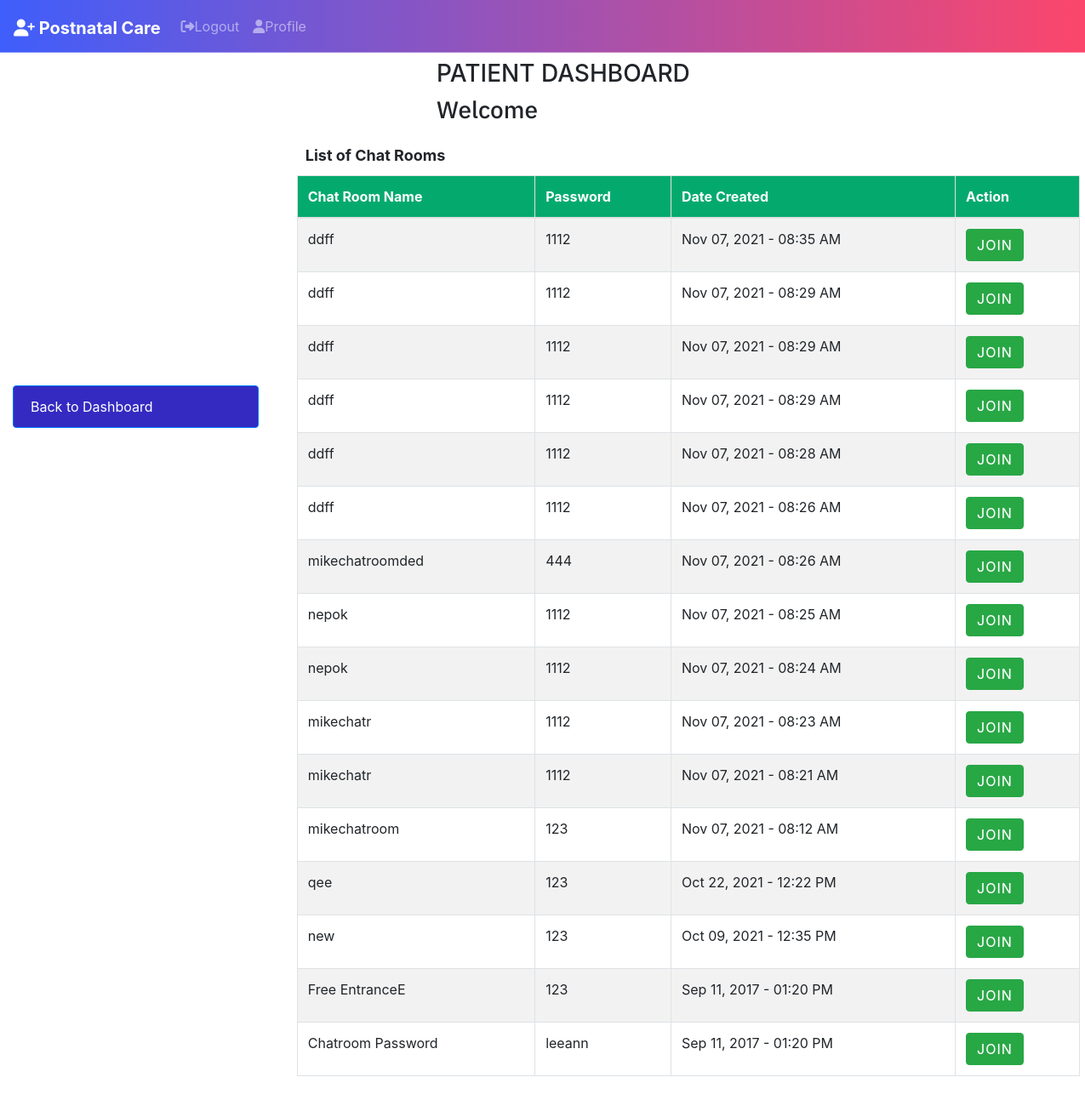
The app's page /chat.php with its own data.
### tables this page shows
CREATE TABLE `chatroomName_tbl` (
  `chatroomid` int(11) NOT NULL,
  `chat_name` varchar(60) NOT NULL,
  `date_created` datetime NOT NULL,
  `chat_password` varchar(30) NOT NULL,
  `userid` int(11) NOT NULL
);

### chat.php (the view, shortened to what this page needs)
<!DOCTYPE html>
<?php
  $username = $_SESSION['username'];
?>
<html lang="en">
  <head>
    <link rel="stylesheet" href="css/tabledesign.css">
    <link rel="stylesheet" href="css/buttona.css">
    <link rel="stylesheet" type="text/css" href="font-awesome-4.7.0/css/font-awesome.min.css">
    <link rel="stylesheet" href="style.css">
    <link rel="stylesheet" href="vendor/fontawesome/css/font-awesome.min.css">
    <link rel="stylesheet" href="css/tabledesign.css">
    <link rel="stylesheet" href="css/buttona.css">
    <link rel="stylesheet" href="css/button.css">
    <link rel="stylesheet" href="https://maxcdn.bootstrapcdn.com/bootstrap/4.0.0-beta/css/bootstrap.min.css">
    <link rel="stylesheet" href="https://stackpath.bootstrapcdn.com/bootstrap/4.3.1/css/bootstrap.min.css">
      <nav class="navbar navbar-expand-lg navbar-dark bg-primary fixed-top">
  <a class="navbar-brand" href="#"><i class="fa fa-user-plus" aria-hidden="true"></i> Postnatal Care </a>
  <div class="collapse navbar-collapse" id="navbarSupportedContent">
     <ul class="navbar-nav mr-auto">
       <li class="nav-item">
        <a class="nav-link" href="logout.php"><i class="fa fa-sign-out" aria-hidden="true"></i>Logout</a>
      </li>
      <li>
        <a class="nav-link" href="patientProfile.php"><i class="fa fa-user" aria-hidden="true"></i>Profile</a>
      </li>
       <li class="nav-item">
        <a class="nav-link" href="#"></a>
      </li>
    </ul>
  </div>
</nav>
  </head>
  <body style="padding-top:50px;">
   <div class="container-fluid" style="margin-top:50px;">
   <h3 style = "margin-left: 40%; margin-top:-30px;  padding-bottom: 20px;" >PATIENT DASHBOARD</h3>
    <h3 style = "margin-left: 40%; margin-top:-20px;  padding-bottom: 20px; font-family: 'IBM Plex Sans', sans-serif;"> Welcome &nbsp<?php echo $username ?>
   </h3>
    <div class="row">
  <div class="col-md-4" style="max-width:25%; margin-top: 35vh">
    <div class="list-group" id="list-tab" role="tablist">
      <a class="list-group-item list-group-item-action active" href="admin-panel.php" >Back to Dashboard</a>
    </div><br>
  </div>
  <div class="col-md-8" style="margin-top: 3%;">
    <div class="tab-content" id="nav-tabContent" style="width: 950px;">
<div class="col-lg-12" style="margin: top -50px;">
    <div class="panel panel-default" style="height:50px; margin-top:-55px;">
		<span style="font-size:18px; margin-left:10px; position:relative; top:13px;"><strong><span class="glyphicon glyphicon-list"></span> List of Chat Rooms</strong></span>
	</div>
	<table width="100%" class="table table-striped table-bordered table-hover" id="chatRoom">
        <thead>
            <tr>
                <th style="background-color: #04AA6D; color:#fff;" >Chat Room Name</th>
                <th style="background-color: #04AA6D; color:#fff;" >Password</th>
				<th style="background-color: #04AA6D; color:#fff;" >Date Created</th>
				<th style="background-color: #04AA6D; color:#fff;" >Action</th>
			</tr>
		</thead>
		<tbody>
		<?php
        global $con;
        $query = "select * from chatroomName_tbl ORDER BY date_created DESC;";
        $result = mysqli_query($con,$query);
        while ($row = mysqli_fetch_array($result)){
			?>
			<tr>
				<td><span class="glyphicon glyphicon-user"></span><span class="badge"></span> <input type="hidden" id="name<?php echo $row['chatroomid']; ?>" value="<?php echo $row['chat_name']; ?>"><?php echo $row['chat_name']; ?></td>
        <td><input type="hidden" id="pass<?php echo $row['chatroomid']; ?>" value="<?php echo $row['chat_password']; ?>"><?php echo $row['chat_password']; ?></td>
        <td><?php echo date('M d, Y - h:i A', strtotime($row['date_created'])); ?></td>
        <td><a style="color: #fff; background-color: #28a745; border-color: #28a745;" href="chatroom2.php?id=<?php echo $row['chatroomid']; ?>" class="btn btn-info"><span class="glyphicon glyphicon-comment"></span> Join</a>
				</td>
			</tr>
			<?php
			}
		?>
        </tbody>
    </table>
</div>
</div>
    </div>
  </div>
</div>
  </body>
</html>

### css/style.css (style rules this page uses)
body { width: 100%; height: 100%; font-family: 'Open Sans', sans-serif; font-weight: 300; color: #666; background-color: #3931af; font-size: 16px; line-height: 1.6em; }
html { width: 100%; height: 100%; }
h3 { font-size: 32px; }
h1, h2, h3, h4, h5, h6 { margin: 0 0 30px; font-family: 'Roboto', sans-serif; font-weight: 400; color: #444; line-height: 1em; }
a { color: #666; -webkit-transition: all .2s ease-in-out; -moz-transition: all .2s ease-in-out; transition: all .2s ease-in-out; }
.navbar-brand { padding-top: 15px; margin-top: 5px; padding-bottom: 0; }
.navbar { margin-bottom: 0; border-bottom: 1px solid rgba(255,255,255,.3); }
.navbar-brand { font-weight: 700; }
.btn { position: relative; display: inline-block; outline: none; color: #fff; text-decoration: none; text-transform: uppercase; letter-spacing: 1px; font-weight: 400; text-shadow: 0 0 1px rgba(255,255,255,0.3); font-size: 14px; font-weight: 700; }

### css/button.css (style rules this page uses)
body { background: #e0e5ec; }

### chat.php (style rules this page uses)
.bg-primary { background: -webkit-linear-gradient(left, #3f5efb, #fc466b); }
.list-group-item.active { z-index: 2; color: #fff; background-color: #342ac1; border-color: #007bff; }

### records on screen
chatroomname_tbl: chat_name "ddff", chat_password "1112", date_created "Nov 07, 2021 - 08:35 AM"
chatroomname_tbl: chat_name "ddff", chat_password "1112", date_created "Nov 07, 2021 - 08:29 AM"
chatroomname_tbl: chat_name "ddff", chat_password "1112", date_created "Nov 07, 2021 - 08:29 AM"
chatroomname_tbl: chat_name "ddff", chat_password "1112", date_created "Nov 07, 2021 - 08:29 AM"
chatroomname_tbl: chat_name "ddff", chat_password "1112", date_created "Nov 07, 2021 - 08:28 AM"
chatroomname_tbl: chat_name "ddff", chat_password "1112", date_created "Nov 07, 2021 - 08:26 AM"
chatroomname_tbl: chat_name "mikechatroomded", chat_password "444", date_created "Nov 07, 2021 - 08:26 AM"
chatroomname_tbl: chat_name "nepok", chat_password "1112", date_created "Nov 07, 2021 - 08:25 AM"
chatroomname_tbl: chat_name "nepok", chat_password "1112", date_created "Nov 07, 2021 - 08:24 AM"
chatroomname_tbl: chat_name "mikechatr", chat_password "1112", date_created "Nov 07, 2021 - 08:23 AM"
chatroomname_tbl: chat_name "mikechatr", chat_password "1112", date_created "Nov 07, 2021 - 08:21 AM"
chatroomname_tbl: chat_name "mikechatroom", chat_password "123", date_created "Nov 07, 2021 - 08:12 AM"
chatroomname_tbl: chat_name "qee", chat_password "123", date_created "Oct 22, 2021 - 12:22 PM"
chatroomname_tbl: chat_name "new", chat_password "123", date_created "Oct 09, 2021 - 12:35 PM"
chatroomname_tbl: chat_name "Free EntranceE", chat_password "123", date_created "Sep 11, 2017 - 01:20 PM"
chatroomname_tbl: chat_name "Chatroom Password", chat_password "leeann", date_created "Sep 11, 2017 - 01:20 PM"
